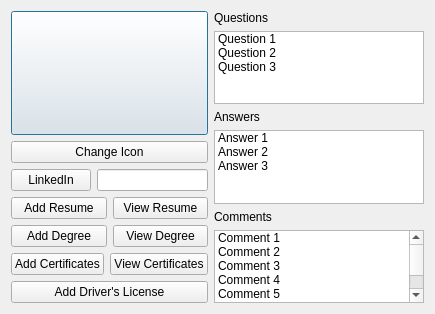
<?xml version="1.0" encoding="UTF-8"?>
<ui version="4.0">
 <class>Profile</class>
 <widget class="QDialog" name="Profile">
  <property name="geometry">
   <rect>
    <x>0</x>
    <y>0</y>
    <width>435</width>
    <height>314</height>
   </rect>
  </property>
  <property name="windowTitle">
   <string>Profile</string>
  </property>
  <layout class="QGridLayout" name="gridLayout">
   <item row="1" column="0">
    <layout class="QHBoxLayout" name="horizontalLayout_8">
     <item>
      <layout class="QVBoxLayout" name="verticalLayout_5">
       <item>
        <layout class="QVBoxLayout" name="verticalLayout_4">
         <item>
          <widget class="QPushButton" name="pushButton_profilePic">
           <property name="sizePolicy">
            <sizepolicy hsizetype="Minimum" vsizetype="Minimum">
             <horstretch>0</horstretch>
             <verstretch>0</verstretch>
            </sizepolicy>
           </property>
           <property name="text">
            <string/>
           </property>
          </widget>
         </item>
         <item>
          <widget class="QPushButton" name="pushButton">
           <property name="text">
            <string>Change Icon</string>
           </property>
          </widget>
         </item>
         <item>
          <layout class="QVBoxLayout" name="verticalLayout">
           <item>
            <layout class="QHBoxLayout" name="horizontalLayout">
             <item>
              <widget class="QPushButton" name="pushButton_LinkedInBtn">
               <property name="sizePolicy">
                <sizepolicy hsizetype="Maximum" vsizetype="Fixed">
                 <horstretch>0</horstretch>
                 <verstretch>0</verstretch>
                </sizepolicy>
               </property>
               <property name="text">
                <string>LinkedIn</string>
               </property>
              </widget>
             </item>
             <item>
              <widget class="QLineEdit" name="lineEdit_LinkedInLine">
               <property name="sizePolicy">
                <sizepolicy hsizetype="Expanding" vsizetype="Fixed">
                 <horstretch>0</horstretch>
                 <verstretch>0</verstretch>
                </sizepolicy>
               </property>
              </widget>
             </item>
            </layout>
           </item>
           <item>
            <layout class="QHBoxLayout" name="horizontalLayout_2">
             <item>
              <widget class="QPushButton" name="pushButton_AddResume">
               <property name="text">
                <string>Add Resume</string>
               </property>
              </widget>
             </item>
             <item>
              <widget class="QPushButton" name="pushButton_ViewResume">
               <property name="text">
                <string>View Resume</string>
               </property>
              </widget>
             </item>
            </layout>
           </item>
           <item>
            <layout class="QHBoxLayout" name="horizontalLayout_3">
             <item>
              <widget class="QPushButton" name="pushButton_AddDegree">
               <property name="text">
                <string>Add Degree</string>
               </property>
              </widget>
             </item>
             <item>
              <widget class="QPushButton" name="pushButton_ViewDegree">
               <property name="text">
                <string>View Degree</string>
               </property>
              </widget>
             </item>
            </layout>
           </item>
           <item>
            <layout class="QHBoxLayout" name="horizontalLayout_4">
             <item>
              <widget class="QPushButton" name="pushButton_AddCertificates">
               <property name="text">
                <string>Add Certificates</string>
               </property>
              </widget>
             </item>
             <item>
              <widget class="QPushButton" name="pushButton_ViewCertificates">
               <property name="text">
                <string>View Certificates</string>
               </property>
              </widget>
             </item>
            </layout>
           </item>
           <item>
            <widget class="QPushButton" name="pushButton_AddDriverLicense">
             <property name="text">
              <string>Add Driver's License</string>
             </property>
            </widget>
           </item>
          </layout>
         </item>
        </layout>
       </item>
      </layout>
     </item>
     <item>
      <layout class="QVBoxLayout" name="verticalLayout_7">
       <item>
        <widget class="QLabel" name="label">
         <property name="text">
          <string>Questions</string>
         </property>
        </widget>
       </item>
       <item>
        <widget class="QListWidget" name="listWidget_postsFromProfile">
         <item>
          <property name="text">
           <string>Question 1</string>
          </property>
         </item>
         <item>
          <property name="text">
           <string>Question 2</string>
          </property>
         </item>
         <item>
          <property name="text">
           <string>Question 3</string>
          </property>
         </item>
        </widget>
       </item>
       <item>
        <widget class="QLabel" name="label_3">
         <property name="text">
          <string>Answers</string>
         </property>
        </widget>
       </item>
       <item>
        <widget class="QListWidget" name="listWidget_answersFromProfile">
         <item>
          <property name="text">
           <string>Answer 1</string>
          </property>
         </item>
         <item>
          <property name="text">
           <string>Answer 2</string>
          </property>
         </item>
         <item>
          <property name="text">
           <string>Answer 3</string>
          </property>
         </item>
        </widget>
       </item>
       <item>
        <widget class="QLabel" name="label_2">
         <property name="text">
          <string>Comments</string>
         </property>
        </widget>
       </item>
       <item>
        <widget class="QListWidget" name="listWidget_commentsFromProfile">
         <item>
          <property name="text">
           <string>Comment 1</string>
          </property>
         </item>
         <item>
          <property name="text">
           <string>Comment 2</string>
          </property>
         </item>
         <item>
          <property name="text">
           <string>Comment 3</string>
          </property>
         </item>
         <item>
          <property name="text">
           <string>Comment 4</string>
          </property>
         </item>
         <item>
          <property name="text">
           <string>Comment 5</string>
          </property>
         </item>
         <item>
          <property name="text">
           <string>Comment 6</string>
          </property>
         </item>
         <item>
          <property name="text">
           <string>Comment 7</string>
          </property>
         </item>
        </widget>
       </item>
      </layout>
     </item>
    </layout>
   </item>
  </layout>
 </widget>
 <resources/>
 <connections/>
</ui>
